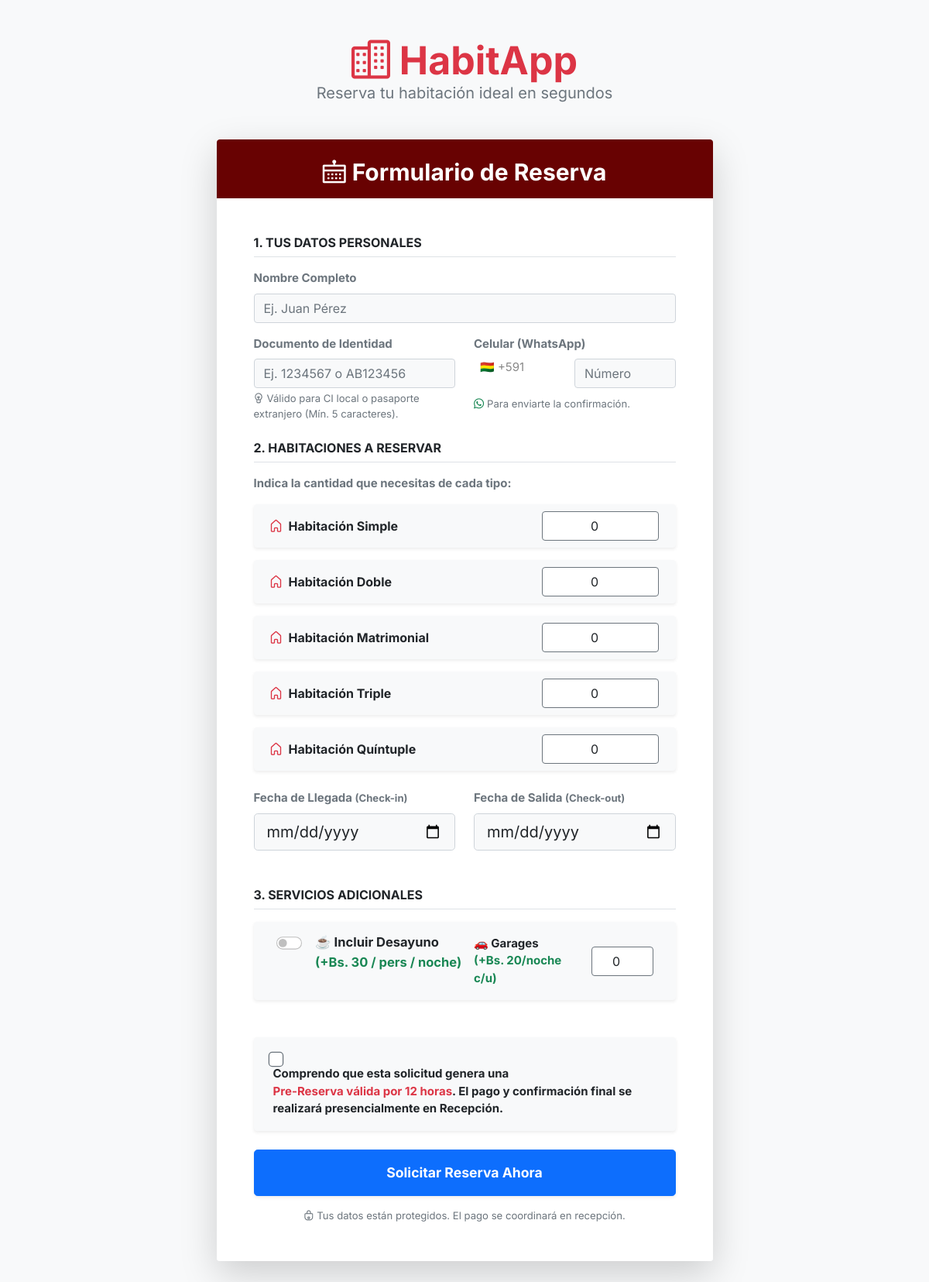
The page /cliente/index.php on the database its author committed.
### tables this page shows
CREATE TABLE `tipo_habitacion` (
  `id_tipo` int(11) NOT NULL,
  `codigo` varchar(20) NOT NULL,
  `nombre` varchar(100) NOT NULL,
  `precio` decimal(10,2) NOT NULL DEFAULT 0.00,
  `capacidad` int(11) NOT NULL DEFAULT 1
);

### cliente/index.php (the view, shortened to what this page needs)
<?php
include '../conexion.php';
$sql_tipos = "SELECT * FROM tipo_habitacion ORDER BY id_tipo ASC";
$res_tipos = $conexion->query($sql_tipos);
?>
<!DOCTYPE html>
<html lang="es">
<?php include '../header.php'; ?>
<body class="bg-light py-5">
  <link href="https://cdn.jsdelivr.net/npm/select2@4.1.0-rc.0/dist/css/select2.min.css" rel="stylesheet" />
  <link rel="stylesheet" href="https://cdn.jsdelivr.net/npm/select2-bootstrap-5-theme@1.3.0/dist/select2-bootstrap-5-theme.min.css" />
  <div class="container">
    <div class="text-center mb-5">
        <h1 class="fw-bold text-danger"><i class="lni lni-apartment"></i> HabitApp</h1>
        <p class="text-muted fs-5">Reserva tu habitación ideal en segundos</p>
    </div>
    <div class="row justify-content-center">
        <div class="col-md-8 col-lg-7">
            <div class="card shadow-lg border-0 rounded-4 overflow-hidden">
                <div class="card-header text-white border-0 pt-4 pb-3 text-center bg-brand">
                    <h3 class="fw-bold text-white mb-0"><i class="lni lni-calendar me-2"></i>Formulario de Reserva</h3>
                </div>
                <div class="card-body p-4 p-md-5 bg-white">
                    <form action="../reservas/store.php" method="POST">
                        <h5 class="fw-bold fs-6 mb-3 text-dark text-uppercase border-bottom pb-2">1. Tus Datos Personales</h5>
                        <div class="mb-3">
                            <label class="form-label fw-bold text-secondary">Nombre Completo</label>
                            <input type="text" class="form-control bg-light" name="nombre" required placeholder="Ej. Juan Pérez">
                        </div>
                        <div class="row mb-4">
                            <div class="col-md-6">
                                <label class="form-label fw-bold text-secondary">Documento de Identidad</label>
                                <input type="text" class="form-control bg-light" name="ci" minlength="5" maxlength="20" required placeholder="Ej. 1234567 o AB123456">
                                <div class="form-text mt-1"><i class="lni lni-bulb me-1"></i>Válido para CI local o pasaporte extranjero (Mín. 5 caracteres).</div>
                            </div>
                            <div class="col-md-6 mt-3 mt-md-0">
                                <label class="form-label fw-bold text-secondary">Celular (WhatsApp)</label>
                                <div class="row g-2">
                                    <div class="col-auto" style="width: 130px;">
                                    </div>
                                    <div class="col">
                                        <input type="tel" class="form-control bg-light" name="telefono" required placeholder="Número" pattern="[0-9]{6,15}">
                                    </div>
                                </div>
                                <div class="form-text mt-1"><i class="lni lni-whatsapp me-1 text-success"></i>Para enviarte la confirmación.</div>
                            </div>
                        </div>
                        <h5 class="fw-bold fs-6 mb-3 text-dark text-uppercase border-bottom pb-2 mt-4">2. Habitaciones a Reservar</h5>
                        <div class="mb-4">
                            <label class="form-label fw-bold text-secondary mb-3">Indica la cantidad que necesitas de cada tipo:</label>
                            <?php while($tipo = $res_tipos->fetch_assoc()): ?>
                                <div class="row mb-3 align-items-center bg-light p-2 rounded mx-0 border border-light shadow-sm">
                                    <div class="col-8">
                                        <strong class="text-dark fs-6"><i class="lni lni-home me-2 text-danger"></i><?= htmlspecialchars($tipo['nombre']) ?></strong>
                                    </div>
                                    <div class="col-4">
                                        <input type="number" class="form-control text-center border-secondary" name="cantidades[<?= $tipo['id_tipo'] ?>]" value="0" min="0" max="10">
                                    </div>
                                </div>
                            <?php endwhile; ?>
                        </div>
                        <div class="row mb-5">
                            <div class="col-md-6">
                                <label class="form-label fw-bold text-secondary">Fecha de Llegada <small>(Check-in)</small></label>
                                <input type="date" class="form-control form-control-lg bg-light" name="fecha_ingreso" min="<?= date('Y-m-d') ?>" required>
                            </div>
                            <div class="col-md-6 mt-3 mt-md-0">
                                <label class="form-label fw-bold text-secondary">Fecha de Salida <small>(Check-out)</small></label>
                                <input type="date" class="form-control form-control-lg bg-light" name="fecha_salida" min="<?= date('Y-m-d', strtotime('+1 day')) ?>" required>
                            </div>
                        </div>
                        <h5 class="fw-bold fs-6 mb-3 text-dark text-uppercase border-bottom pb-2 mt-4">3. Servicios Adicionales</h5>
                        <div class="row mb-5 bg-light p-3 rounded border border-light shadow-sm mx-0">
                            <div class="col-md-6 mb-3 mb-md-0">
                                <div class="form-check form-switch" style="transform: scale(1.1); transform-origin: left center;">
                                    <input class="form-check-input" type="checkbox" id="desayuno" name="desayuno" value="1">
                                    <label class="form-check-label fw-bold text-dark ms-2" for="desayuno">☕ Incluir Desayuno <span class="text-success">(+Bs. 30 / pers / noche)</span></label>
                                </div>
                            </div>
                            <div class="col-md-6 d-flex align-items-center">
                                <label class="form-label fw-bold text-dark mb-0 me-3" for="garage">🚗 Garages <span class="text-success">(+Bs. 20/noche c/u)</span></label>
                                <input type="number" class="form-control text-center border-secondary" id="garage" name="garage" value="0" min="0" max="10" style="width: 80px;">
                            </div>
                        </div>
                        <div class="form-check mb-4 mt-2 bg-light p-3 rounded border border-light shadow-sm">
                            <input class="form-check-input ms-1 border-secondary" type="checkbox" id="terminos" required style="transform: scale(1.3);">
                            <label class="form-check-label ms-2 fw-bold text-dark" for="terminos">
                                Comprendo que esta solicitud genera una <span class="text-danger">Pre-Reserva válida por 12 horas</span>. El pago y confirmación final se realizará presencialmente en Recepción.
                            </label>
                        </div>
                        <div class="d-grid">
                            <button type="submit" class="btn btn-primary btn-lg fw-bold shadow-sm py-3" style="font-size: 1.1rem;">
                                Solicitar Reserva Ahora
                            </button>
                            <small class="text-muted text-center mt-3"><i class="lni lni-lock me-1"></i>Tus datos están protegidos. El pago se coordinará en recepción.</small>
                        </div>
                    </form>
                </div>
            </div>
        </div>
    </div>
  </div>
</body>
</html>

### assets/css/main.css (style rules this page uses)
html { scroll-behavior: smooth; }
body { font-family: "Inter", sans-serif; font-weight: normal; font-style: normal; color: #888; overflow-x: hidden; font-size: 15px; }
p { margin: 0; padding: 0; font-size: 15px; line-height: 24px; }
* { margin: 0; padding: 0; }
span, a { display: inline-block; text-decoration: none; transition: all 0.4s ease; -webkit-transition: all 0.4s ease; -moz-transition: all 0.4s ease; }
h1, h2, h3, h4, h5, h6 { font-weight: 600; margin: 0px; color: #081828; }
h1 { font-size: 50px; }
h3 { font-size: 30px; }
h5 { font-size: 20px; }
.mb-5 { margin-bottom: 5px; }

### assets/css/habitapp.css (style rules this page uses)
.bg-brand { background-color: #680202 !important; }

### rows shown on the page
tipo_habitacion: nombre "Habitación Simple"
tipo_habitacion: nombre "Habitación Doble"
tipo_habitacion: nombre "Habitación Matrimonial"
tipo_habitacion: nombre "Habitación Triple"
tipo_habitacion: nombre "Habitación Quíntuple"
